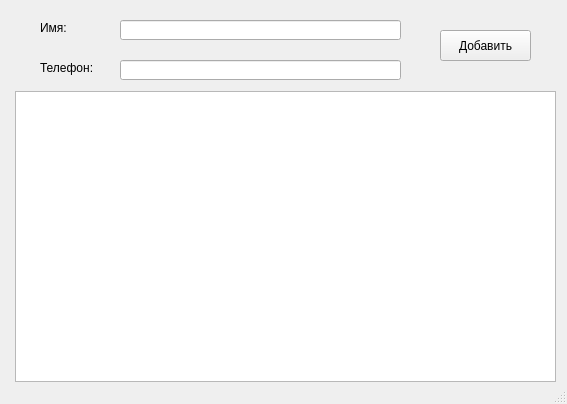
<?xml version="1.0" encoding="UTF-8"?>
<ui version="4.0">
 <class>MainWindow</class>
 <widget class="QMainWindow" name="MainWindow">
  <property name="geometry">
   <rect>
    <x>0</x>
    <y>0</y>
    <width>567</width>
    <height>404</height>
   </rect>
  </property>
  <property name="windowTitle">
   <string>MainWindow</string>
  </property>
  <widget class="QWidget" name="centralwidget">
   <widget class="QListWidget" name="listWidget">
    <property name="geometry">
     <rect>
      <x>15</x>
      <y>91</y>
      <width>541</width>
      <height>291</height>
     </rect>
    </property>
   </widget>
   <widget class="QLabel" name="label">
    <property name="geometry">
     <rect>
      <x>40</x>
      <y>20</y>
      <width>61</width>
      <height>16</height>
     </rect>
    </property>
    <property name="text">
     <string>Имя:</string>
    </property>
   </widget>
   <widget class="QLabel" name="label_2">
    <property name="geometry">
     <rect>
      <x>40</x>
      <y>60</y>
      <width>61</width>
      <height>16</height>
     </rect>
    </property>
    <property name="text">
     <string>Телефон:</string>
    </property>
   </widget>
   <widget class="QLineEdit" name="name">
    <property name="geometry">
     <rect>
      <x>120</x>
      <y>20</y>
      <width>281</width>
      <height>20</height>
     </rect>
    </property>
   </widget>
   <widget class="QLineEdit" name="phone">
    <property name="geometry">
     <rect>
      <x>120</x>
      <y>60</y>
      <width>281</width>
      <height>20</height>
     </rect>
    </property>
   </widget>
   <widget class="QPushButton" name="new_2">
    <property name="geometry">
     <rect>
      <x>440</x>
      <y>30</y>
      <width>91</width>
      <height>31</height>
     </rect>
    </property>
    <property name="text">
     <string>Добавить</string>
    </property>
   </widget>
  </widget>
  <widget class="QStatusBar" name="statusbar"/>
 </widget>
 <resources/>
 <connections/>
</ui>
